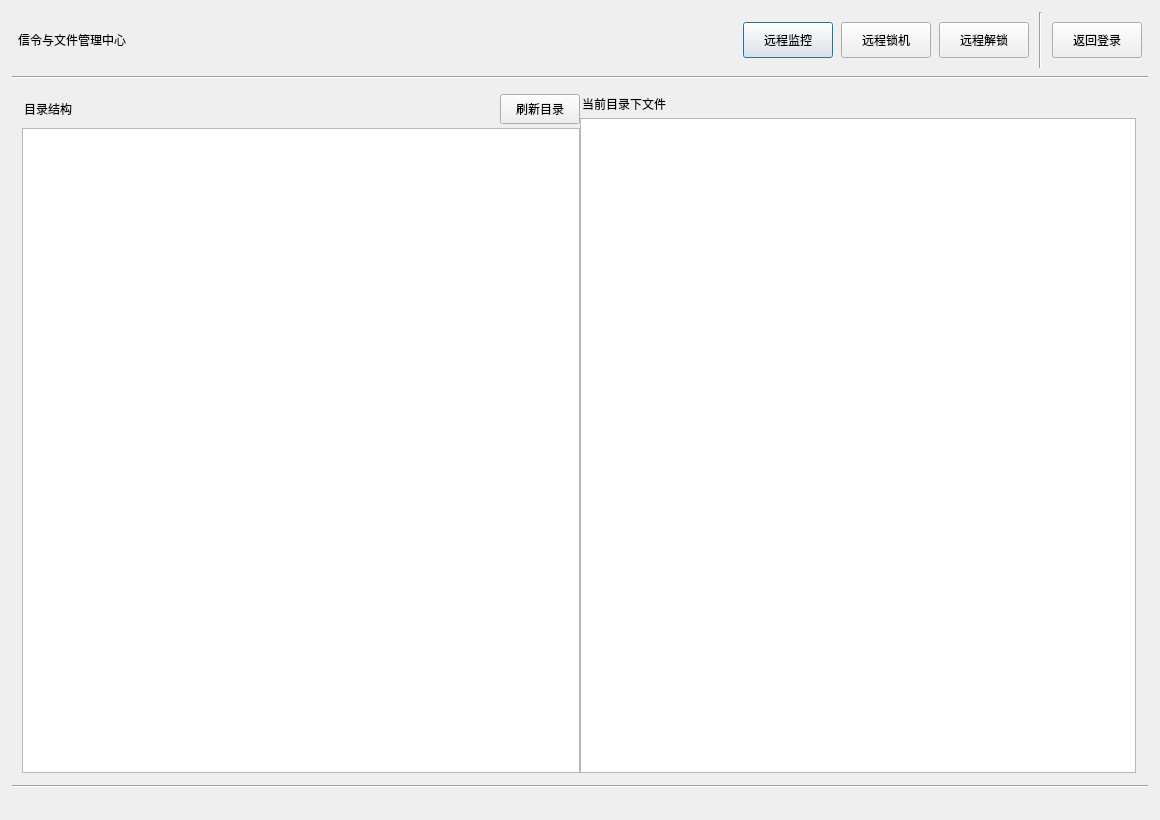
<?xml version="1.0" encoding="UTF-8"?>
<ui version="4.0">
 <class>RemoteControlDialog</class>
 <widget class="QDialog" name="RemoteControlDialog">
  <property name="geometry">
   <rect>
    <x>0</x>
    <y>0</y>
    <width>1160</width>
    <height>820</height>
   </rect>
  </property>
  <property name="windowTitle">
   <string>NoDeskServerKit - 远程信令与文件管控</string>
  </property>
  <layout class="QVBoxLayout" name="verticalLayout_3">
   <property name="spacing">
    <number>8</number>
   </property>
   <property name="leftMargin">
    <number>12</number>
   </property>
   <property name="topMargin">
    <number>12</number>
   </property>
   <property name="rightMargin">
    <number>12</number>
   </property>
   <property name="bottomMargin">
    <number>12</number>
   </property>
   <item>
    <widget class="QWidget" name="widget" native="true">
     <property name="minimumSize">
      <size>
       <width>0</width>
       <height>56</height>
      </size>
     </property>
     <layout class="QHBoxLayout" name="horizontalLayout">
      <property name="spacing">
       <number>10</number>
      </property>
      <property name="leftMargin">
       <number>6</number>
      </property>
      <property name="topMargin">
       <number>0</number>
      </property>
      <property name="rightMargin">
       <number>6</number>
      </property>
      <property name="bottomMargin">
       <number>0</number>
      </property>
      <item>
       <widget class="QLabel" name="title_label">
        <property name="text">
         <string>信令与文件管理中心</string>
        </property>
       </widget>
      </item>
      <item>
       <spacer name="horizontalSpacer_2">
        <property name="orientation">
         <enum>Qt::Orientation::Horizontal</enum>
        </property>
        <property name="sizeHint" stdset="0">
         <size>
          <width>40</width>
          <height>20</height>
         </size>
        </property>
       </spacer>
      </item>
      <item>
       <widget class="QWidget" name="widget_8" native="true">
        <layout class="QHBoxLayout" name="horizontalLayout_5">
         <property name="spacing">
          <number>8</number>
         </property>
         <property name="leftMargin">
          <number>0</number>
         </property>
         <property name="topMargin">
          <number>0</number>
         </property>
         <property name="rightMargin">
          <number>0</number>
         </property>
         <property name="bottomMargin">
          <number>0</number>
         </property>
         <item>
          <widget class="QPushButton" name="view_pushButton">
           <property name="minimumSize">
            <size>
             <width>90</width>
             <height>36</height>
            </size>
           </property>
           <property name="cursor">
            <cursorShape>PointingHandCursor</cursorShape>
           </property>
           <property name="text">
            <string>远程监控</string>
           </property>
          </widget>
         </item>
         <item>
          <widget class="QPushButton" name="lock_pushButton">
           <property name="minimumSize">
            <size>
             <width>90</width>
             <height>36</height>
            </size>
           </property>
           <property name="cursor">
            <cursorShape>PointingHandCursor</cursorShape>
           </property>
           <property name="text">
            <string>远程锁机</string>
           </property>
          </widget>
         </item>
         <item>
          <widget class="QPushButton" name="unlock_pushButton">
           <property name="minimumSize">
            <size>
             <width>90</width>
             <height>36</height>
            </size>
           </property>
           <property name="cursor">
            <cursorShape>PointingHandCursor</cursorShape>
           </property>
           <property name="text">
            <string>远程解锁</string>
           </property>
          </widget>
         </item>
        </layout>
       </widget>
      </item>
      <item>
       <widget class="Line" name="line_5">
        <property name="orientation">
         <enum>Qt::Orientation::Vertical</enum>
        </property>
       </widget>
      </item>
      <item>
       <widget class="QPushButton" name="returnmian_pushButton">
        <property name="minimumSize">
         <size>
          <width>90</width>
          <height>36</height>
         </size>
        </property>
        <property name="cursor">
         <cursorShape>PointingHandCursor</cursorShape>
        </property>
        <property name="text">
         <string>返回登录</string>
        </property>
       </widget>
      </item>
     </layout>
    </widget>
   </item>
   <item>
    <widget class="Line" name="line">
     <property name="orientation">
      <enum>Qt::Orientation::Horizontal</enum>
     </property>
    </widget>
   </item>
   <item>
    <widget class="QWidget" name="widget_6" native="true">
     <layout class="QHBoxLayout" name="horizontalLayout_4">
      <property name="spacing">
       <number>0</number>
      </property>
      <property name="leftMargin">
       <number>10</number>
      </property>
      <property name="topMargin">
       <number>5</number>
      </property>
      <property name="rightMargin">
       <number>10</number>
      </property>
      <property name="bottomMargin">
       <number>2</number>
      </property>
      <item>
       <widget class="QWidget" name="widget_2" native="true">
        <layout class="QVBoxLayout" name="verticalLayout_2">
         <property name="spacing">
          <number>2</number>
         </property>
         <property name="leftMargin">
          <number>0</number>
         </property>
         <property name="topMargin">
          <number>2</number>
         </property>
         <property name="rightMargin">
          <number>0</number>
         </property>
         <property name="bottomMargin">
          <number>2</number>
         </property>
         <item>
          <widget class="QWidget" name="widget_4" native="true">
           <property name="minimumSize">
            <size>
             <width>550</width>
             <height>0</height>
            </size>
           </property>
           <layout class="QHBoxLayout" name="horizontalLayout_2">
            <property name="spacing">
             <number>2</number>
            </property>
            <property name="leftMargin">
             <number>2</number>
            </property>
            <property name="topMargin">
             <number>0</number>
            </property>
            <property name="rightMargin">
             <number>0</number>
            </property>
            <property name="bottomMargin">
             <number>2</number>
            </property>
            <item>
             <widget class="QLabel" name="label_3">
              <property name="text">
               <string>目录结构</string>
              </property>
             </widget>
            </item>
            <item>
             <spacer name="horizontalSpacer_7">
              <property name="orientation">
               <enum>Qt::Orientation::Horizontal</enum>
              </property>
              <property name="sizeHint" stdset="0">
               <size>
                <width>40</width>
                <height>20</height>
               </size>
              </property>
             </spacer>
            </item>
            <item>
             <widget class="QPushButton" name="file_pushButton">
              <property name="minimumSize">
               <size>
                <width>80</width>
                <height>30</height>
               </size>
              </property>
              <property name="cursor">
               <cursorShape>PointingHandCursor</cursorShape>
              </property>
              <property name="text">
               <string>刷新目录</string>
              </property>
             </widget>
            </item>
           </layout>
          </widget>
         </item>
         <item>
          <widget class="DirTreeView" name="dir_treeView">
           <property name="minimumSize">
            <size>
             <width>550</width>
             <height>0</height>
            </size>
           </property>
          </widget>
         </item>
        </layout>
       </widget>
      </item>
      <item>
       <widget class="QWidget" name="widget_3" native="true">
        <layout class="QVBoxLayout" name="verticalLayout">
         <property name="spacing">
          <number>2</number>
         </property>
         <property name="leftMargin">
          <number>0</number>
         </property>
         <property name="topMargin">
          <number>2</number>
         </property>
         <property name="rightMargin">
          <number>2</number>
         </property>
         <property name="bottomMargin">
          <number>2</number>
         </property>
         <item>
          <widget class="QWidget" name="widget_5" native="true">
           <layout class="QHBoxLayout" name="horizontalLayout_3">
            <property name="spacing">
             <number>2</number>
            </property>
            <property name="leftMargin">
             <number>2</number>
            </property>
            <property name="topMargin">
             <number>0</number>
            </property>
            <property name="rightMargin">
             <number>0</number>
            </property>
            <property name="bottomMargin">
             <number>2</number>
            </property>
            <item>
             <widget class="QLabel" name="label_4">
              <property name="text">
               <string>当前目录下文件</string>
              </property>
             </widget>
            </item>
            <item>
             <spacer name="horizontalSpacer">
              <property name="orientation">
               <enum>Qt::Orientation::Horizontal</enum>
              </property>
              <property name="sizeHint" stdset="0">
               <size>
                <width>443</width>
                <height>20</height>
               </size>
              </property>
             </spacer>
            </item>
           </layout>
          </widget>
         </item>
         <item>
          <widget class="FileTreeView" name="file_treeView"/>
         </item>
        </layout>
       </widget>
      </item>
     </layout>
    </widget>
   </item>
   <item>
    <widget class="Line" name="line_3">
     <property name="orientation">
      <enum>Qt::Orientation::Horizontal</enum>
     </property>
    </widget>
   </item>
   <item>
    <spacer name="verticalSpacer_2">
     <property name="orientation">
      <enum>Qt::Orientation::Vertical</enum>
     </property>
     <property name="sizeType">
      <enum>QSizePolicy::Policy::Fixed</enum>
     </property>
     <property name="sizeHint" stdset="0">
      <size>
       <width>20</width>
       <height>20</height>
      </size>
     </property>
    </spacer>
   </item>
  </layout>
 </widget>
 <customwidgets>
  <customwidget>
   <class>DirTreeView</class>
   <extends>QTreeView</extends>
   <header>dirtreeview.h</header>
  </customwidget>
  <customwidget>
   <class>FileTreeView</class>
   <extends>QTreeView</extends>
   <header>filetreeview.h</header>
  </customwidget>
 </customwidgets>
 <resources/>
 <connections/>
</ui>
